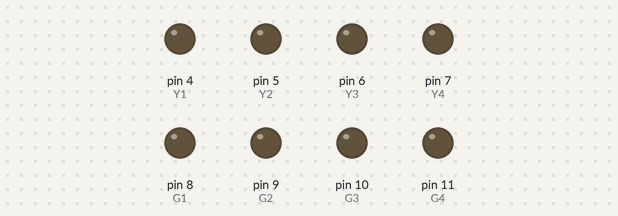
A sketch run on a simulated Arduino Uno, built with avr-gcc and run on an emulated ATmega328P. Parts: output pins drawn as LEDs (lit = HIGH). Pins used as bus, display or sensor lines are not drawn.

Above: at 0.1 s.
At 5.1 s:
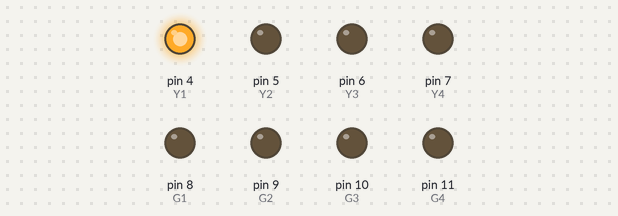
At 55.1 s:
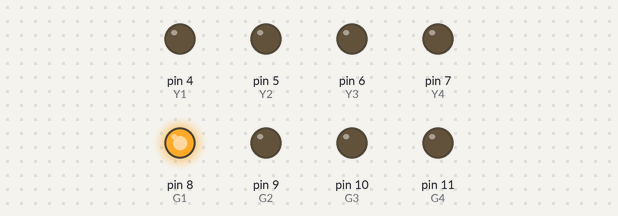
At 125.1 s:
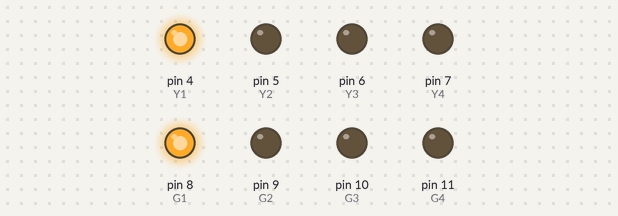
Timing chart, 0 to 126.6 s (numbered marks = the images above):
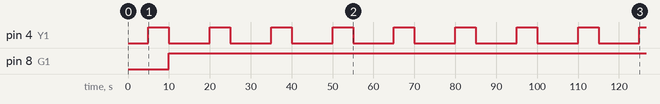

Measured:
- by itself, pin 4 (Y1): alternates HIGH for 5.0 s and LOW for 10.0 s
- by itself, pin 8 (G1): LOW → HIGH at 10.0 s

The sketch:

traffic.ino
```cpp
#define R1 0
#define R2 1
#define R3 2
#define R4 3
#define Y1 4
#define Y2 5
#define Y3 6
#define Y4 7
#define G1 8
#define G2 9
#define G3 10
#define G4 11

bool R1_ON = false, R2_ON = false, R3_ON = false, R4_ON = false;
bool Y1_ON = false, Y2_ON = false, Y3_ON = false, Y4_ON = false;
bool G1_ON = false, G2_ON = false, G3_ON = false, G4_ON = false;
void setup() {
  pinMode(R1, OUTPUT);pinMode(R2, OUTPUT);pinMode(R3, OUTPUT);pinMode(R4, OUTPUT);
  pinMode(Y1, OUTPUT);pinMode(Y2, OUTPUT);pinMode(Y3, OUTPUT);pinMode(Y4, OUTPUT);
  pinMode(G1, OUTPUT);pinMode(G2, OUTPUT);pinMode(G3, OUTPUT);pinMode(G4, OUTPUT);
  }

void loop() {
 /* if(R1_ON == false && R2_ON == true && R3_ON == true && R4_ON == true) {R1 = true; R2_ON = false; R3_ON = false; R4_ON = false;}
  if(R1_ON == true && R2_ON == false && R3_ON == true && R4_ON == true) {R1 = false; R2_ON = true; R3_ON = false; R4_ON = false;}
  if(R1_ON == true && R2_ON == true && R3_ON == false && R4_ON == true) {R1 = false; R2_ON = false; R3_ON = true; R4_ON = false;}
  if(R1_ON == true && R2_ON == true && R3_ON == true && R4_ON == false) {R1 = false; R2_ON = false; R3_ON = false; R4_ON = true;}*/
  digitalWrite(R1, HIGH); digitalWrite(R2, LOW); digitalWrite(R3, LOW); digitalWrite(R4, LOW);
    delay(5000); digitalWrite(R1, LOW);
  digitalWrite(Y1, HIGH); digitalWrite(Y2, LOW); digitalWrite(Y3, LOW); digitalWrite(Y4, LOW);
    delay(5000); digitalWrite(Y1, LOW);
  digitalWrite(G1, HIGH); digitalWrite(G2, LOW); digitalWrite(G3, LOW); digitalWrite(G4, LOW);
    delay(5000);
}
```
